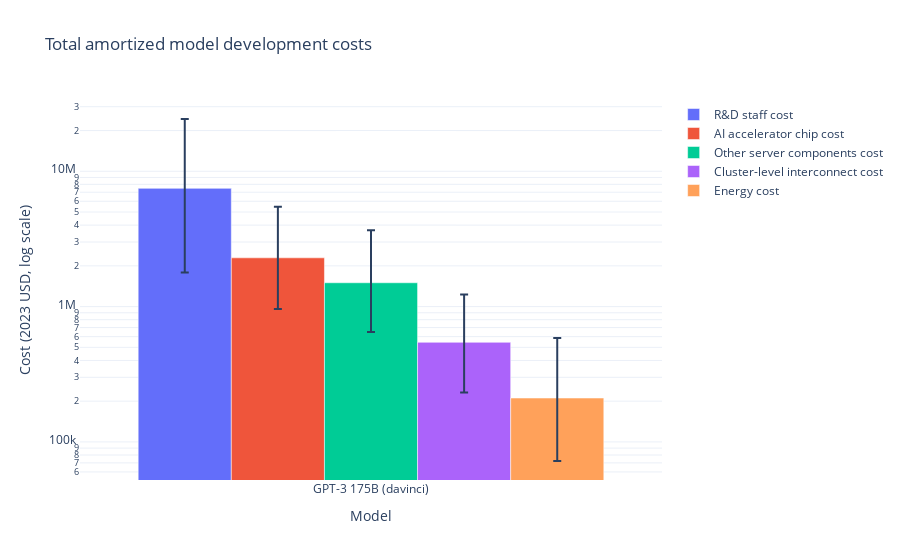

Notebook code for this chart:
### Code cell
# Sample data
categories = ['Category A', 'Category B', 'Category C', 'Category D']
group1_values = [20, 14, 23, 25]
group2_values = [15, 18, 19, 22]

# Absolute error bars for group 1
group1_error_lower = [18, 12, 20, 22]  # Lower bounds
group1_error_upper = [22, 16, 26, 28]  # Upper bounds

# Absolute error bars for group 2
group2_error_lower = [14, 16, 17, 20]  # Lower bounds
group2_error_upper = [16, 20, 21, 24]  # Upper bounds

# Create a grouped bar chart with error bars
fig = go.Figure()

# Group 1
for component in cost_component_names:
    y_values = [np.median(cost_data[model][component]) for model in models[:2]]
    y_lows = [np.percentile(cost_data[model][component], 2.5) for model in models[:2]]
    y_highs = [np.percentile(cost_data[model][component], 97.5) for model in models[:2]]
    print(component)
    print(y_values, y_lows, y_highs)
    fig.add_trace(go.Bar(
        x=models[:1],
        y=y_values,
        error_y=dict(
            type='data',
            symmetric=False,  # Use asymmetric error bars
            array=[y_highs[i] - y_values[i] for i in range(len(y_values))],  # Upper bounds of the error bars
            arrayminus=[y_values[i] - y_lows[i] for i in range(len(y_values))],  # Lower bounds
            visible=True  # Make error bars visible
        ),
        name=component
    ))

# log y axis
fig.update_yaxes(type="log")

# Customize the layout
fig.update_layout(
    barmode='group',  # Group bars together
    title='Total amortized model development costs',
    xaxis=dict(
        title='Model'
    ),
    yaxis=dict(
        title='Cost (2023 USD, log scale)'
    ),
    template='plotly_white'  # Choose a template (optional)
)

# Show the plot
fig.show()

### Figure 1 — Plotly figure (JSON) as saved in the notebook; plotly's stock layout.template omitted (floating-point values rounded to 4 significant figures)
{"data": [{"error_y": {"array": [16860000.0], "arrayminus": [5689000.0], "symmetric": false, "type": "data", "visible": true}, "name": "R&D staff cost", "type": "bar", "x": ["GPT-3 175B (davinci)"], "y": [7474000.0]}, {"error_y": {"array": [3166000.0], "arrayminus": [1331000.0], "symmetric": false, "type": "data", "visible": true}, "name": "AI accelerator chip cost", "type": "bar", "x": ["GPT-3 175B (davinci)"], "y": [2292000.0]}, {"error_y": {"array": [2169000.0], "arrayminus": [850800.0], "symmetric": false, "type": "data", "visible": true}, "name": "Other server components cost", "type": "bar", "x": ["GPT-3 175B (davinci)"], "y": [1500000.0]}, {"error_y": {"array": [684100.0], "arrayminus": [312900.0], "symmetric": false, "type": "data", "visible": true}, "name": "Cluster-level interconnect cost", "type": "bar", "x": ["GPT-3 175B (davinci)"], "y": [544400.0]}, {"error_y": {"array": [374700.0], "arrayminus": [138700.0], "symmetric": false, "type": "data", "visible": true}, "name": "Energy cost", "type": "bar", "x": ["GPT-3 175B (davinci)"], "y": [210900.0]}], "layout": {"barmode": "group", "title": {"text": "Total amortized model development costs"}, "xaxis": {"title": {"text": "Model"}}, "yaxis": {"title": {"text": "Cost (2023 USD, log scale)"}, "type": "log"}}}
